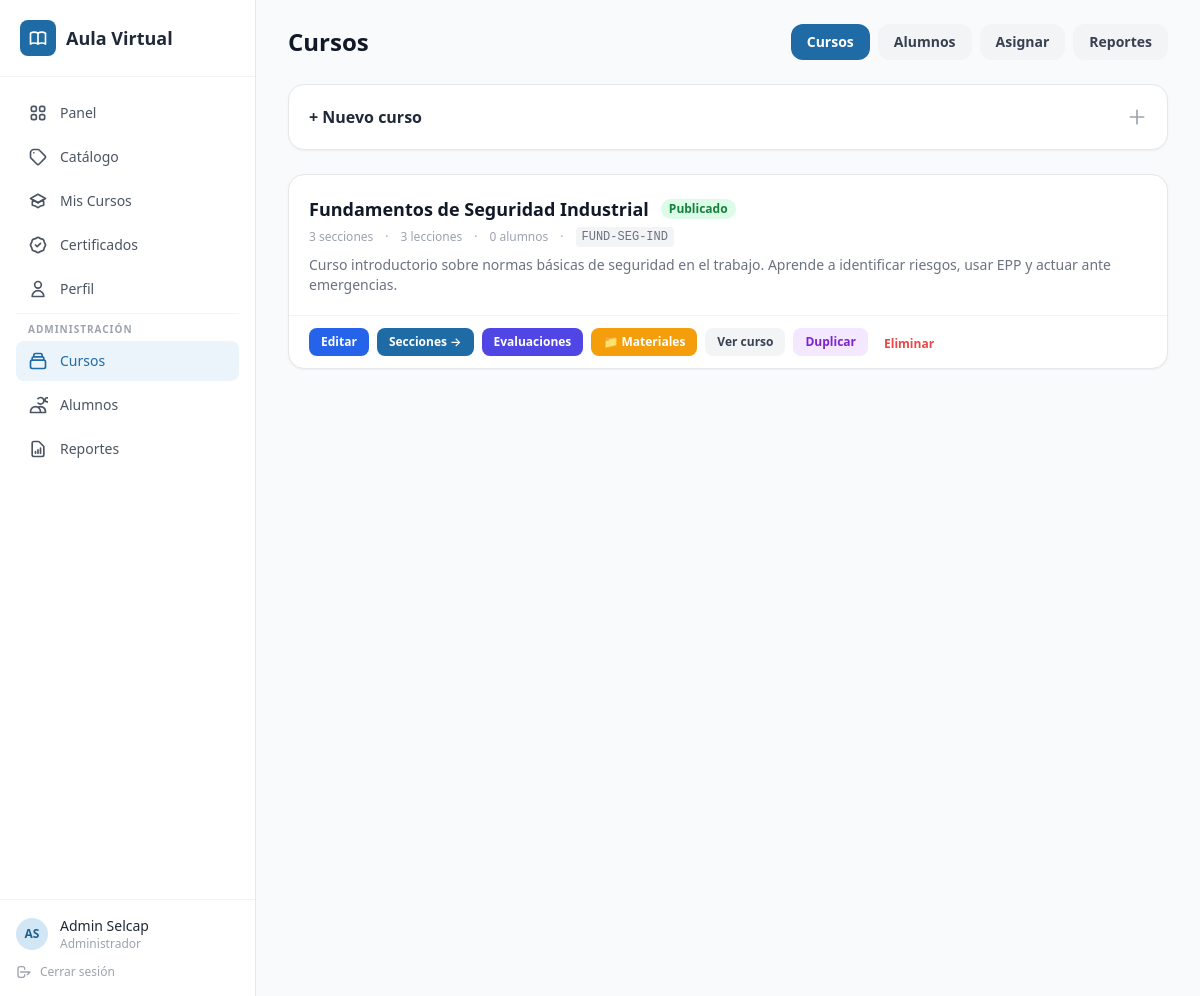
The page /admin/courses.php (signed in) on the database its author committed.
### tables this page shows
CREATE TABLE users (
    id INT AUTO_INCREMENT PRIMARY KEY,
    email VARCHAR(255) NOT NULL UNIQUE,
    password_hash VARCHAR(255) NOT NULL,
    first_name VARCHAR(100) NOT NULL,
    last_name VARCHAR(100) NOT NULL,
    role ENUM('admin','student') DEFAULT 'student',
    is_active TINYINT(1) DEFAULT 1,
    created_at TIMESTAMP DEFAULT CURRENT_TIMESTAMP
);

CREATE TABLE courses (
    id INT AUTO_INCREMENT PRIMARY KEY,
    title VARCHAR(255) NOT NULL,
    description TEXT,
    thumbnail_url VARCHAR(500),
    sku VARCHAR(100) UNIQUE,
    is_sequential TINYINT(1) DEFAULT 0,
    passing_grade INT DEFAULT 70,
    status ENUM('draft','published','archived') DEFAULT 'published',
    created_at TIMESTAMP DEFAULT CURRENT_TIMESTAMP
);

### includes/auth.php (called while the page is built, shortened)
<?php
require_once __DIR__ . '/config.php';
function isLoggedIn(): bool {
    return isset($_SESSION['user_id']);
}
function currentUser(): ?array {
    try {
        $stmt = db()->prepare('SELECT id, email, first_name, last_name, role FROM users WHERE id = ? AND is_active = 1');
        $stmt->execute([$_SESSION['user_id']]);
        return $stmt->fetch() ?: null;
    } catch (PDOException $e) {
        return null;
    }
}

### includes/config.php (called while the page is built, shortened)
<?php
function db(): PDO {
    static $pdo = null;
    if ($pdo === null) {
        $dsn = sprintf('mysql:host=%s;dbname=%s;charset=%s', DB_HOST, DB_NAME, DB_CHARSET);
        $pdo = new PDO($dsn, DB_USER, DB_PASS, [
            PDO::ATTR_ERRMODE => PDO::ERRMODE_EXCEPTION,
            PDO::ATTR_DEFAULT_FETCH_MODE => PDO::FETCH_ASSOC,
            PDO::ATTR_EMULATE_PREPARES => false,
        ]);
    }
    return $pdo;
}

### admin/courses.php (the view, shortened to what this page needs)
<?php
require_once __DIR__ . '/../includes/auth.php';
$pdo = db();
$coursesStmt = $pdo->prepare('SELECT c.*,
    (SELECT COUNT(*) FROM enrollments WHERE course_id=c.id) as students,
    (SELECT COUNT(*) FROM sections WHERE course_id=c.id) as sections_cnt,
    (SELECT COUNT(*) FROM lessons l JOIN sections s ON l.section_id=s.id WHERE s.course_id=c.id) as lessons_cnt
    FROM courses c ORDER BY c.created_at DESC');
$coursesStmt->execute();
$courses = $coursesStmt->fetchAll();
$currentPage = 'cursos';
require __DIR__ . '/../includes/header.php';
?>
<div class="flex items-center justify-between mb-6">
  <h1 class="text-2xl font-extrabold text-gray-900">Cursos</h1>
  <div class="flex items-center gap-2 text-sm flex-wrap">
    <a href="<?= BASE_URL ?>/admin/courses.php" class="bg-selcap-600 text-white px-4 py-2 rounded-xl font-semibold">Cursos</a>
    <a href="<?= BASE_URL ?>/admin/alumnos.php" class="bg-gray-100 hover:bg-gray-200 text-gray-700 px-4 py-2 rounded-xl font-semibold transition-colors">Alumnos</a>
    <a href="<?= BASE_URL ?>/admin/asignar.php" class="bg-gray-100 hover:bg-gray-200 text-gray-700 px-4 py-2 rounded-xl font-semibold transition-colors">Asignar</a>
    <a href="<?= BASE_URL ?>/admin/reportes.php" class="bg-gray-100 hover:bg-gray-200 text-gray-700 px-4 py-2 rounded-xl font-semibold transition-colors">Reportes</a>
  </div>
</div>
<details class="bg-white rounded-2xl shadow-sm border border-gray-200 mb-6" <?= empty($courses) ? 'open' : '' ?>>
  <summary class="p-5 cursor-pointer list-none flex items-center justify-between select-none">
    <h2 class="font-bold text-gray-800">+ Nuevo curso</h2>
    <svg class="w-5 h-5 text-gray-400 group-open:rotate-45 transition-transform" fill="none" viewBox="0 0 24 24" stroke="currentColor"><path stroke-linecap="round" stroke-linejoin="round" stroke-width="2" d="M12 4v16m8-8H4"/></svg>
  </summary>
</details>
<div class="space-y-4">
  <?php foreach ($courses as $c): ?>
    <div class="bg-white rounded-2xl shadow-sm border border-gray-200 overflow-hidden">
      <div class="p-5 flex items-start justify-between gap-4">
        <div class="flex-1 min-w-0">
          <div class="flex items-center gap-3 mb-1">
            <h2 class="text-lg font-bold text-gray-900 truncate"><?= htmlspecialchars($c['title']) ?></h2>
            <span class="inline-flex px-2 py-0.5 rounded-full text-xs font-semibold shrink-0
              <?= $c['status'] === 'published' ? 'bg-green-100 text-green-700' : ($c['status'] === 'draft' ? 'bg-amber-100 text-amber-700' : 'bg-gray-100 text-gray-500') ?>">
              <?= $c['status'] === 'published' ? 'Publicado' : ($c['status'] === 'draft' ? 'Borrador' : 'Archivado') ?>
            </span>
          </div>
          <div class="flex items-center gap-3 text-xs text-gray-400 mt-1 flex-wrap">
            <span><?= $c['sections_cnt'] ?> secciones</span>
            <span>·</span>
            <span><?= $c['lessons_cnt'] ?> lecciones</span>
            <span>·</span>
            <span><?= $c['students'] ?> alumnos</span>
            <?php if ($c['sku']): ?>
              <span>·</span>
              <span class="font-mono bg-gray-100 px-1.5 py-0.5 rounded text-gray-500"><?= htmlspecialchars($c['sku']) ?></span>
            <?php endif; ?>
          </div>
          <?php if ($c['description']): ?>
            <p class="text-sm text-gray-500 mt-2 line-clamp-2"><?= strip_tags($c['description'] ?? '') ?></p>
          <?php endif; ?>
        </div>
      </div>
      <div class="border-t border-gray-100 px-5 py-3 flex items-center gap-2 flex-wrap">
        <button onclick="toggleEdit(<?= $c['id'] ?>)" class="bg-blue-600 hover:bg-blue-700 text-white font-semibold px-3 py-1.5 rounded-lg transition-colors text-xs">Editar</button>
        <a href="<?= BASE_URL ?>/admin/sections.php?course_id=<?= $c['id'] ?>" class="bg-selcap-600 hover:bg-selcap-700 text-white font-semibold px-3 py-1.5 rounded-lg transition-colors text-xs">Secciones →</a>
        <a href="<?= BASE_URL ?>/admin/evaluations.php?course_id=<?= $c['id'] ?>" class="bg-indigo-600 hover:bg-indigo-700 text-white font-semibold px-3 py-1.5 rounded-lg transition-colors text-xs">Evaluaciones</a>
        <a href="<?= BASE_URL ?>/admin/materials.php?course_id=<?= $c['id'] ?>" class="bg-amber-500 hover:bg-amber-600 text-white font-semibold px-3 py-1.5 rounded-lg transition-colors text-xs">📁 Materiales</a>
        <a href="<?= BASE_URL ?>/curso.php?id=<?= $c['id'] ?>" target="_blank" class="bg-gray-100 hover:bg-gray-200 text-gray-700 font-semibold px-3 py-1.5 rounded-lg transition-colors text-xs">Ver curso</a>
        <form method="POST" class="inline" onsubmit="return duplicateCourse(<?= $c['id'] ?>, '<?= htmlspecialchars(addslashes($c['title'])) ?>')">
          <button type="submit" class="bg-purple-100 hover:bg-purple-200 text-purple-700 font-semibold px-3 py-1.5 rounded-lg transition-colors text-xs">Duplicar</button>
        </form>
        <form method="POST" onsubmit="return confirm('¿Eliminar este curso y TODO su contenido? Esta acción no se puede deshacer.')" class="inline">
          <button type="submit" class="text-red-500 hover:text-red-700 text-xs font-semibold px-2">Eliminar</button>
        </form>
      </div>
    </div>
  <?php endforeach; ?>
</div>
<?php require __DIR__ . '/../includes/footer.php'; ?>

### includes/header.php (shortened to what this page needs)
<?php
require_once __DIR__ . '/auth.php';
$user = currentUser();
$isAdmin = $user && $user['role'] === 'admin';
$currentPage = $currentPage ?? '';
?>
<!DOCTYPE html>
<html lang="es">
<head>
  <script src="https://cdn.tailwindcss.com"></script>
</head>
<body class="bg-neutral-50 min-h-screen">
<div class="flex min-h-screen">
  <aside class="w-64 bg-white border-r border-neutral-200 hidden lg:flex flex-col shrink-0">
    <div class="p-5 border-b border-neutral-100">
      <a href="<?= BASE_URL ?>/dashboard.php" class="flex items-center gap-2.5 no-underline">
        <div class="w-9 h-9 bg-primary-600 rounded-lg flex items-center justify-center">
        </div>
        <span class="font-bold text-neutral-800 text-lg">Aula Virtual</span>
      </a>
    </div>
    <nav class="flex-1 p-4 space-y-1">
      <a href="<?= BASE_URL ?>/dashboard.php" class="flex items-center gap-3 px-3 py-2.5 rounded-lg text-sm font-medium transition-colors
        <?= $currentPage === 'dashboard' ? 'bg-primary-50 text-primary-600' : 'text-neutral-600 hover:bg-neutral-100' ?>">
        Panel
      </a>
      <a href="<?= BASE_URL ?>/catalogo.php" class="flex items-center gap-3 px-3 py-2.5 rounded-lg text-sm font-medium transition-colors
        <?= $currentPage === 'catalogo' ? 'bg-primary-50 text-primary-600' : 'text-neutral-600 hover:bg-neutral-100' ?>">
        <svg class="w-5 h-5" fill="none" viewBox="0 0 24 24" stroke="currentColor"><path stroke-linecap="round" stroke-linejoin="round" stroke-width="2" d="M7 7h.01M7 3h5c.512 0 1.024.195 1.414.586l7 7a2 2 0 010 2.828l-7 7a2 2 0 01-2.828 0l-7-7A1.994 1.994 0 013 12V7a4 4 0 014-4z"/></svg>
        Catálogo
      </a>
      <a href="<?= BASE_URL ?>/mis-cursos.php" class="flex items-center gap-3 px-3 py-2.5 rounded-lg text-sm font-medium transition-colors
        <?= $currentPage === 'mis-cursos' ? 'bg-primary-50 text-primary-600' : 'text-neutral-600 hover:bg-neutral-100' ?>">
        Mis Cursos
      </a>
      <a href="<?= BASE_URL ?>/certificados.php" class="flex items-center gap-3 px-3 py-2.5 rounded-lg text-sm font-medium transition-colors
        <?= $currentPage === 'certificados' ? 'bg-primary-50 text-primary-600' : 'text-neutral-600 hover:bg-neutral-100' ?>">
        Certificados
      </a>
      <a href="<?= BASE_URL ?>/perfil.php" class="flex items-center gap-3 px-3 py-2.5 rounded-lg text-sm font-medium transition-colors
        <?= $currentPage === 'perfil' ? 'bg-primary-50 text-primary-600' : 'text-neutral-600 hover:bg-neutral-100' ?>">
        <svg class="w-5 h-5" fill="none" viewBox="0 0 24 24" stroke="currentColor"><path stroke-linecap="round" stroke-linejoin="round" stroke-width="2" d="M16 7a4 4 0 11-8 0 4 4 0 018 0zM12 14a7 7 0 00-7 7h14a7 7 0 00-7-7z"/></svg>
        Perfil
      </a>
      <?php if ($isAdmin): ?>
      <div class="border-t border-neutral-100 my-2 pt-2">
        <p class="px-3 text-[10px] text-neutral-400 mb-1 uppercase tracking-widest font-semibold">Administración</p>
      </div>
      <a href="<?= BASE_URL ?>/admin/courses.php" class="flex items-center gap-3 px-3 py-2.5 rounded-lg text-sm font-medium transition-colors
        <?= $currentPage === 'cursos' ? 'bg-primary-50 text-primary-600' : 'text-neutral-600 hover:bg-neutral-100' ?>">
        <svg class="w-5 h-5" fill="none" viewBox="0 0 24 24" stroke="currentColor"><path stroke-linecap="round" stroke-linejoin="round" stroke-width="2" d="M19 11H5m14 0a2 2 0 012 2v6a2 2 0 01-2 2H5a2 2 0 01-2-2v-6a2 2 0 012-2m14 0V9a2 2 0 00-2-2M5 11V9a2 2 0 012-2m0 0V5a2 2 0 012-2h6a2 2 0 012 2v2M7 7h10"/></svg>
        Cursos
      </a>
      <a href="<?= BASE_URL ?>/admin/alumnos.php" class="flex items-center gap-3 px-3 py-2.5 rounded-lg text-sm font-medium transition-colors
        <?= $currentPage === 'alumnos' ? 'bg-primary-50 text-primary-600' : 'text-neutral-600 hover:bg-neutral-100' ?>">
        <svg class="w-5 h-5" fill="none" viewBox="0 0 24 24" stroke="currentColor"><path stroke-linecap="round" stroke-linejoin="round" stroke-width="2" d="M12 4.354a4 4 0 110 5.292M15 21H3v-1a6 6 0 0112 0v1zm0 0h6v-1a6 6 0 00-9-5.197m13.5-9a2.5 2.5 0 11-5 0 2.5 2.5 0 015 0z"/></svg>
        Alumnos
      </a>
      <a href="<?= BASE_URL ?>/admin/reportes.php" class="flex items-center gap-3 px-3 py-2.5 rounded-lg text-sm font-medium transition-colors
        <?= $currentPage === 'reportes' ? 'bg-primary-50 text-primary-600' : 'text-neutral-600 hover:bg-neutral-100' ?>">
        <svg class="w-5 h-5" fill="none" viewBox="0 0 24 24" stroke="currentColor"><path stroke-linecap="round" stroke-linejoin="round" stroke-width="2" d="M9 17v-2m3 2v-4m3 4v-6m2 10H7a2 2 0 01-2-2V5a2 2 0 012-2h5.586a1 1 0 01.707.293l5.414 5.414a1 1 0 01.293.707V19a2 2 0 01-2 2z"/></svg>
        Reportes
      </a>
      <?php endif; ?>
    </nav>
    <div class="p-4 border-t border-neutral-100">
      <div class="flex items-center gap-3 mb-3">
        <div class="w-8 h-8 rounded-full bg-primary-100 flex items-center justify-center text-primary-700 font-bold text-xs">
          <?= strtoupper(substr($user['first_name'] ?? 'U', 0, 1) . substr($user['last_name'] ?? '', 0, 1)) ?>
        </div>
        <div class="min-w-0">
          <p class="text-sm font-medium text-neutral-800 truncate"><?= htmlspecialchars(($user['first_name'] ?? '') . ' ' . ($user['last_name'] ?? '')) ?></p>
          <p class="text-xs text-neutral-400"><?= $isAdmin ? 'Administrador' : 'Estudiante' ?></p>
        </div>
      </div>
      <a href="<?= BASE_URL ?>/logout.php" class="flex items-center gap-2 text-xs text-neutral-400 hover:text-red-500 transition-colors">
        <svg class="w-4 h-4" fill="none" viewBox="0 0 24 24" stroke="currentColor"><path stroke-linecap="round" stroke-linejoin="round" stroke-width="2" d="M17 16l4-4m0 0l-4 4m4-4H7m6 4v1a3 3 0 01-3 3H6a3 3 0 01-3-3V7a3 3 0 013-3h4a3 3 0 013 3v1"/></svg>
        Cerrar sesión
      </a>
    </div>
  </aside>
  <div class="flex-1 lg:ml-0 mt-14 lg:mt-0">
    <main class="max-w-5xl mx-auto px-4 lg:px-8 py-6">

### includes/header.php (style rules this page uses)
body { font-family: system-ui, -apple-system, sans-serif; }

### rows shown on the page
users: first_name+last_name "AS", first_name+last_name "Admin Selcap"
courses: title "Fundamentos de Seguridad Industrial", status "Publicado", sections_cnt "3", lessons_cnt "3", students "0", sku "FUND-SEG-IND", description "Curso introductorio sobre normas básicas de seguridad en el trabajo. Aprende a identificar riesgos, usar EPP y actuar ante emergencias."
